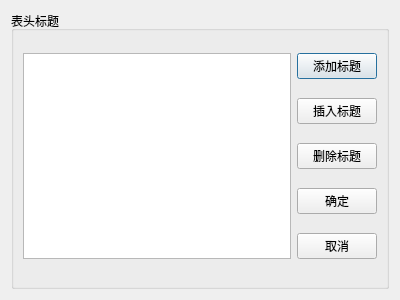
<?xml version="1.0" encoding="UTF-8"?>
<ui version="4.0">
 <class>QWDialogHeaders</class>
 <widget class="QDialog" name="QWDialogHeaders">
  <property name="geometry">
   <rect>
    <x>0</x>
    <y>0</y>
    <width>400</width>
    <height>300</height>
   </rect>
  </property>
  <property name="windowTitle">
   <string>Dialog</string>
  </property>
  <layout class="QHBoxLayout" name="horizontalLayout">
   <item>
    <widget class="QGroupBox" name="groupBox">
     <property name="title">
      <string>表头标题</string>
     </property>
     <layout class="QGridLayout" name="gridLayout">
      <item row="0" column="0" rowspan="5">
       <widget class="QListView" name="listView"/>
      </item>
      <item row="0" column="1">
       <widget class="QPushButton" name="BtnAddHeader">
        <property name="text">
         <string>添加标题</string>
        </property>
       </widget>
      </item>
      <item row="1" column="1">
       <widget class="QPushButton" name="BtnInsetHeader">
        <property name="text">
         <string>插入标题</string>
        </property>
       </widget>
      </item>
      <item row="2" column="1">
       <widget class="QPushButton" name="BtnDelHeader">
        <property name="text">
         <string>删除标题</string>
        </property>
       </widget>
      </item>
      <item row="3" column="1">
       <widget class="QPushButton" name="BtnOk">
        <property name="text">
         <string>确定</string>
        </property>
       </widget>
      </item>
      <item row="4" column="1">
       <widget class="QPushButton" name="BtnCancel">
        <property name="text">
         <string>取消</string>
        </property>
       </widget>
      </item>
     </layout>
    </widget>
   </item>
  </layout>
 </widget>
 <resources/>
 <connections/>
</ui>
